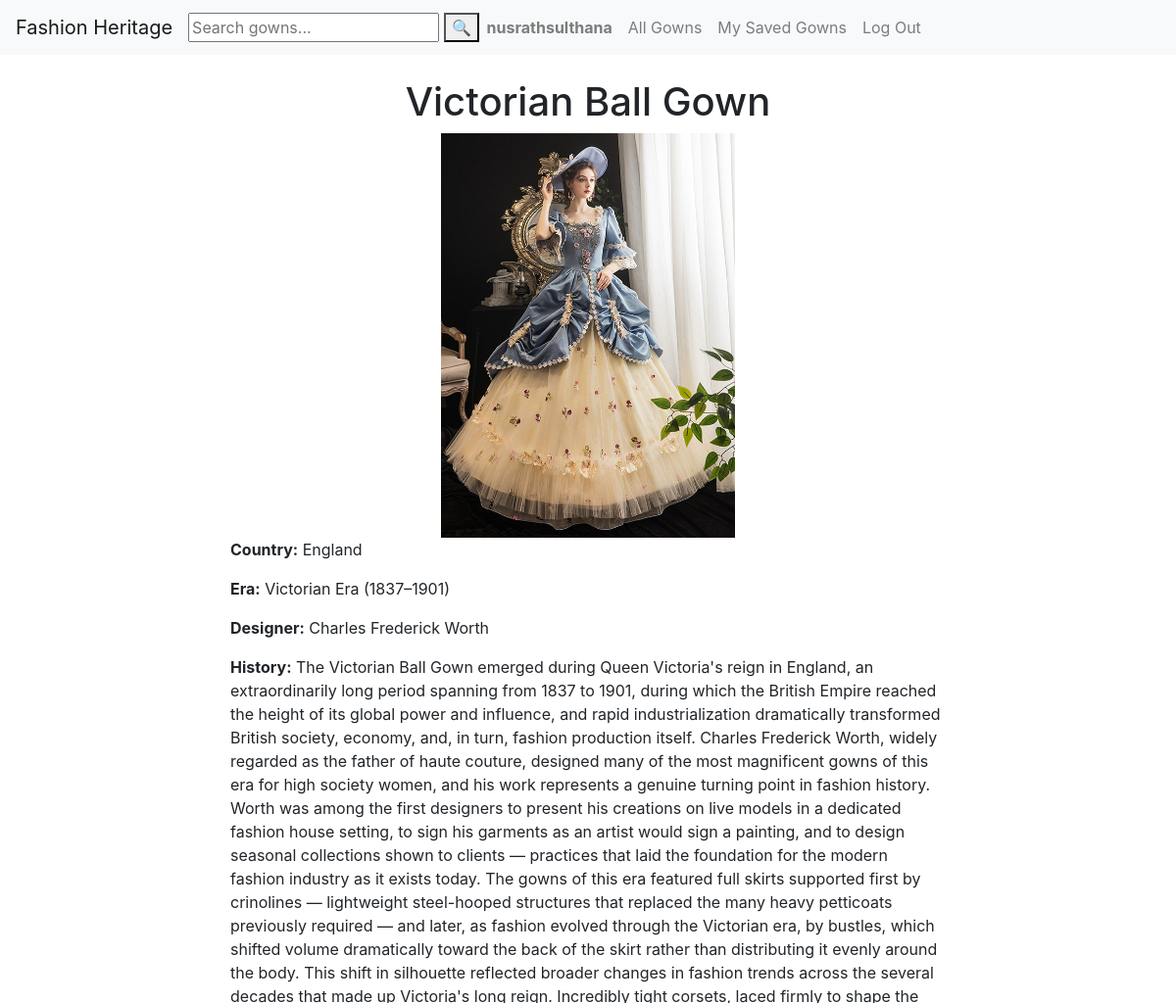
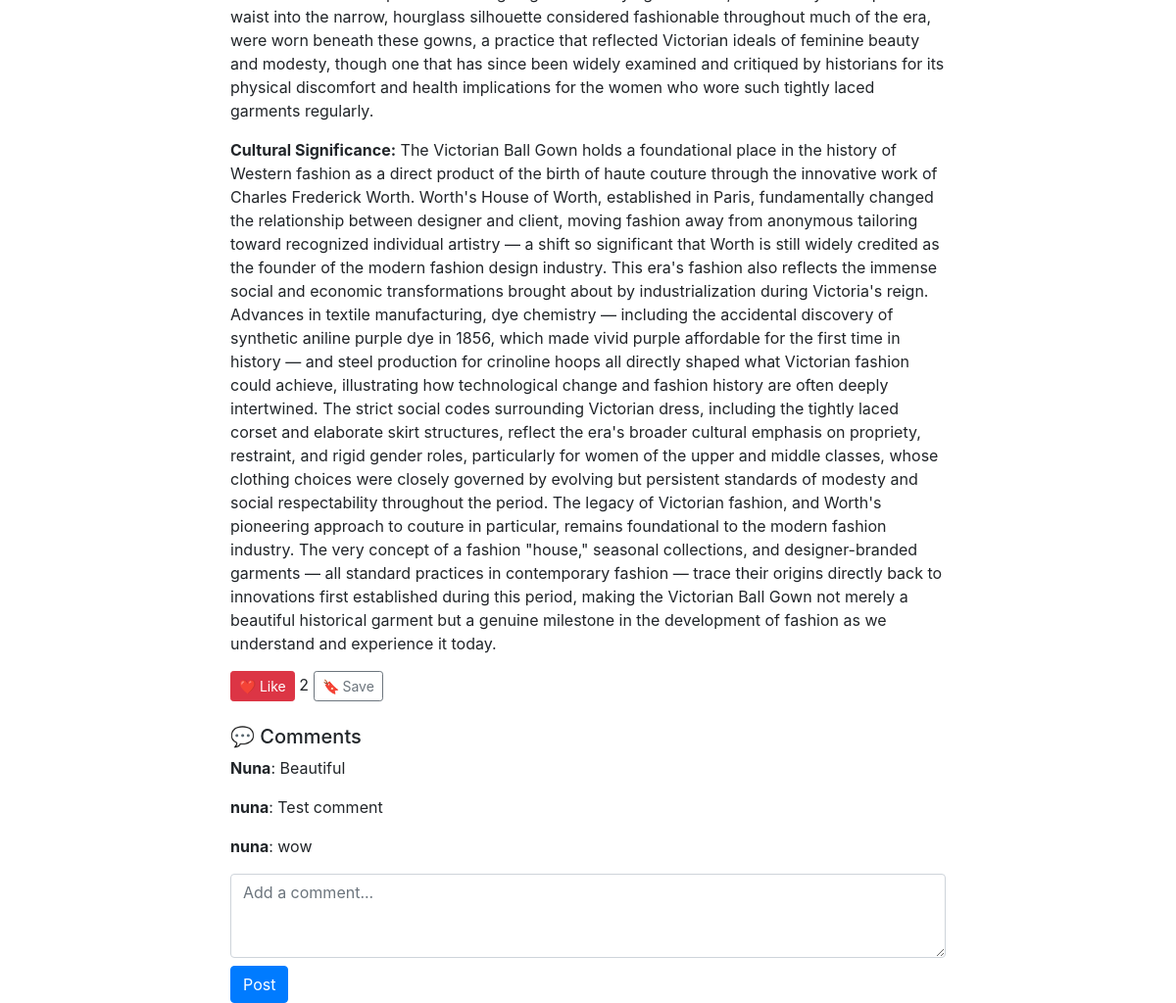
The app's page /gown/1 (signed in) with its own data (2 pictures, top to bottom).
### fashion_heritage/models.py (models this page shows, shortened)
class Gown(models.Model):
    name = models.CharField(max_length=100)
    image = models.ImageField(upload_to='gowns/')
    history = models.TextField()
    country_of_origin = models.CharField(max_length=200)
    era = models.CharField(max_length=200)
    designer = models.CharField(max_length=200)
    materials = models.TextField()
    cultural_significance = models.TextField()
    added_by = models.ForeignKey('auth.User', on_delete=models.CASCADE, related_name='gowns')
    created_at = models.DateTimeField(auto_now_add=True)

class Comment(models.Model):
    gown = models.ForeignKey(Gown, on_delete=models.CASCADE, related_name='comments')
    author = models.ForeignKey('auth.User', on_delete=models.CASCADE, related_name='comments')
    content = models.TextField()
    created_at = models.DateTimeField(auto_now_add=True)

### fashion_heritage/views.py (the view)
# urls.py: path("gown/<int:gown_id>", views.gown_detail, name="gown_detail"),
def gown_detail(request, gown_id):
    gown = Gown.objects.get(id=gown_id)
    comments = Comment.objects.filter(gown=gown)
    return render(request, "fashion_heritage/gown_detail.html", {
        "gown": gown,
        "comments": comments
    })

### fashion_heritage/templates/fashion_heritage/gown_detail.html (shortened to what this page needs)
{% extends "fashion_heritage/layout.html" %}
    {% block body %}
    <div class="container mt-4">
        <div class="row justify-content-center">
            <div class="col-md-8">
        <h1 style="text-align: center";>{{ gown.name }}</h1>
        <div style="text-align: center";><img src="/media/{{ gown.image }}" width="300"></div>
        <p><strong>Country:</strong> {{ gown.country_of_origin }}</p>
        <p><strong>Era:</strong> {{ gown.era }}</p>
        <p><strong>Designer:</strong> {{ gown.designer }}</p>
        <p><strong>History:</strong> {{ gown.history }}</p>
        <p><strong>Cultural Significance:</strong> {{ gown.cultural_significance }}</p>
        {% if user.is_authenticated %}
            <button id="like-btn" class="btn btn-danger btn-sm">❤️ Like</button>
            <span id="like-count">{{ gown.likes.count }}</span>
            <button id="save-btn" class="btn btn-outline-secondary btn-sm">🔖 Save</button>
        {% endif %}
    <h5 class="mt-4">💬 Comments</h5>
    {% for comment in comments %}
       <p><strong>{{ comment.author.username }}</strong>: {{ comment.content }}</p>
    {% endfor %}
    {% if user.is_authenticated %}
        <form action="{% url 'add_comment' gown.id %}" method="post">
            <textarea name="content" placeholder="Add a comment..." class="form-control" rows="3"></textarea>
            <button type="submit" class="btn btn-primary mt-2">Post</button>
        </form>
    {% endif %}
             </div>
        </div>
    </div>
    {% endblock %}

### fashion_heritage/templates/fashion_heritage/layout.html (shortened to what this page needs)
{% load static %}
<!DOCTYPE html>
<html lang="en">
    <head>
        <link rel="stylesheet" href="https://stackpath.bootstrapcdn.com/bootstrap/4.4.1/css/bootstrap.min.css">
    </head>
    <body>
        <nav class="navbar navbar-expand-lg navbar-light bg-light">
            <a class="navbar-brand" href="#">Fashion Heritage</a>
            <form action="{% url 'search' %}" method="get">
                <input type="text" name="q" placeholder="Search gowns...">
                <button type="submit">🔍</button>
            </form>
            <div>
              <ul class="navbar-nav mr-auto">
                {% if user.is_authenticated %}
                    <li class="nav-item">
                        <a class="nav-link" href="#"><strong>{{ user.username }}</strong></a>
                    </li>
                {% endif %}
                <li class="nav-item">
                  <a class="nav-link" href="{% url 'index' %}">All Gowns</a>
                </li>
                {% if user.is_authenticated %}
                    <li class="nav-item">
                        <a class="nav-link" href="{% url 'saved_gowns' %}">My Saved Gowns</a>
                    </li>
                    <li class="nav-item">
                        <a class="nav-link" href="{% url 'logout' %}">Log Out</a>
                    </li>
                {% endif %}
              </ul>
            </div>
          </nav>
        <div class="body">
            {% block body %}
            {% endblock %}
        </div>
    </body>
</html>

### records on screen
Gown: name "Victorian Ball Gown", image (picture), country_of_origin "England", era "Victorian Era (1837–1901)", designer "Charles Frederick Worth", history "The Victorian Ball Gown emerged during Queen Victoria's reign in England, an extraordinarily long period spanning from 1837 to 1901, during which the British Empire reached the height of its global power and influence, and rapid industrialization dramatically transformed British society, economy, and, in turn, fashion production itself. Charles Frederick Worth, widely regarded as the father of haute couture, designed many of the most magnificent gowns of this era for high society women, and his work represents a genuine turning point in fashion history. Worth was among the first designers to present his creations on live models in a dedicated fashion house setting, to sign his garments as…", cultural_significance "The Victorian Ball Gown holds a foundational place in the history of Western fashion as a direct product of the birth of haute couture through the innovative work of Charles Frederick Worth. Worth's House of Worth, established in Paris, fundamentally changed the relationship between designer and client, moving fashion away from anonymous tailoring toward recognized individual artistry — a shift so significant that Worth is still widely credited as the founder of the modern fashion design industry. This era's fashion also reflects the immense social and economic transformations brought about by industrialization during Victoria's reign. Advances in textile manufacturing, dye chemistry —…", likes.count "2"
Comment: author.username "Nuna", content "Beautiful"
Comment: author.username "nuna", content "Test comment"
Comment: author.username "nuna", content "wow"

### other values on screen
{{ user.username }} "nusrathsulthana"
